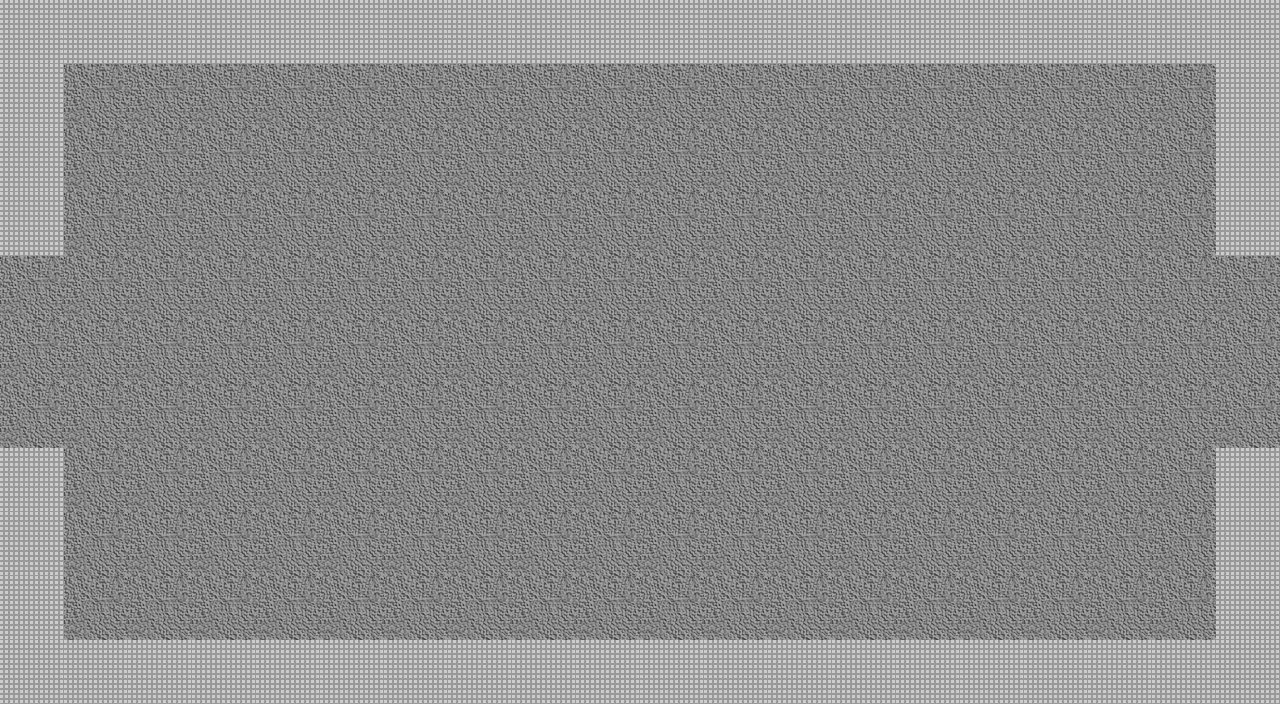

Tiled map render using the project's own tile images. Description and the map definition, with tile-layer contents summarised, below:
An orthogonal 20x11 tile map with 64x64 px tiles, 2 tile layers (Floor, Wall), 3 tilesets and 14 objects.

<map version="1.0" orientation="orthogonal" renderorder="right-down" width="20" height="11" tilewidth="64" tileheight="64" nextobjectid="94">
 <properties>
  <property name="unity:resource" value="True" />
  <property name="unity:tag" value="Room" />
 </properties>
 <tileset firstgid="1" source="DungeonTilePH.tsx" />
 <tileset firstgid="3" source="MobSpawner.tsx" />
 <tileset firstgid="8" source="DestructSpawn.tsx" />
 <layer name="Floor" width="20" height="11">
  <properties>
   <property name="unity:sortingLayerName" value="Floor" />
   <property name="unity:tag" value="Floor" />
  </properties>
  <data>[220 cells, 220 non-empty, 1 distinct tile ids]</data>
 </layer>
 <layer name="Wall" width="20" height="11">
  <properties>
   <property name="ChildTag" value="Wall" />
   <property name="unity:tag" value="Wall" />
  </properties>
  <data>[220 cells, 52 non-empty, 1 distinct tile ids]</data>
 </layer>
 <objectgroup name="Destructables">
  <object id="71" gid="8" x="1152" y="128" width="64" height="64" />
  <object id="72" gid="8" x="1152" y="640" width="64" height="64" />
  <object id="73" gid="8" x="64" y="640" width="64" height="64" />
  <object id="75" gid="8" x="64" y="128" width="64" height="64" />
  <object id="91" gid="8" x="576" y="384" width="64" height="64" />
  <object id="92" gid="8" x="640" y="384" width="64" height="64" />
 </objectgroup>
 <objectgroup name="Mobs">
  <object id="87" gid="7" x="448" y="256" width="64" height="64" />
  <object id="88" gid="7" x="768" y="256" width="64" height="64" />
  <object id="89" gid="7" x="448" y="512" width="64" height="64" />
  <object id="90" gid="7" x="768" y="512" width="64" height="64" />
 </objectgroup>
 <objectgroup name="Exits">
  <object id="17" x="512" y="0" width="256" height="32">
   <properties>
    <property name="Exit" value="N" />
   </properties>
  </object>
  <object id="18" x="0" y="256" width="32" height="192">
   <properties>
    <property name="Exit" value="W" />
   </properties>
  </object>
  <object id="19" x="1248" y="256" width="32" height="192">
   <properties>
    <property name="Exit" value="E" />
   </properties>
  </object>
  <object id="21" x="512" y="672" width="256" height="33.3333">
   <properties>
    <property name="Exit" value="S" />
   </properties>
  </object>
 </objectgroup>
</map>
